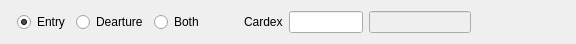
<?xml version="1.0" encoding="UTF-8"?>
<ui version="4.0">
 <class>FExpectedArrivals</class>
 <widget class="QWidget" name="FExpectedArrivals">
  <property name="geometry">
   <rect>
    <x>0</x>
    <y>0</y>
    <width>576</width>
    <height>41</height>
   </rect>
  </property>
  <property name="windowTitle">
   <string>Form</string>
  </property>
  <layout class="QHBoxLayout" name="horizontalLayout_2">
   <item>
    <widget class="WDate2" name="wd" native="true"/>
   </item>
   <item>
    <widget class="QWidget" name="widget" native="true">
     <layout class="QHBoxLayout" name="horizontalLayout_3">
      <property name="leftMargin">
       <number>0</number>
      </property>
      <property name="topMargin">
       <number>0</number>
      </property>
      <property name="rightMargin">
       <number>0</number>
      </property>
      <property name="bottomMargin">
       <number>0</number>
      </property>
      <item>
       <widget class="QRadioButton" name="rbEntry">
        <property name="focusPolicy">
         <enum>Qt::ClickFocus</enum>
        </property>
        <property name="text">
         <string>Entry</string>
        </property>
        <property name="checked">
         <bool>true</bool>
        </property>
       </widget>
      </item>
      <item>
       <widget class="QRadioButton" name="rbDeparture">
        <property name="focusPolicy">
         <enum>Qt::ClickFocus</enum>
        </property>
        <property name="text">
         <string>Dearture</string>
        </property>
       </widget>
      </item>
      <item>
       <widget class="QRadioButton" name="rgBoth">
        <property name="focusPolicy">
         <enum>Qt::ClickFocus</enum>
        </property>
        <property name="text">
         <string>Both</string>
        </property>
        <property name="checked">
         <bool>false</bool>
        </property>
       </widget>
      </item>
     </layout>
    </widget>
   </item>
   <item>
    <spacer name="horizontalSpacer_2">
     <property name="orientation">
      <enum>Qt::Horizontal</enum>
     </property>
     <property name="sizeHint" stdset="0">
      <size>
       <width>40</width>
       <height>20</height>
      </size>
     </property>
    </spacer>
   </item>
   <item>
    <widget class="QLabel" name="label_3">
     <property name="text">
      <string>Cardex</string>
     </property>
    </widget>
   </item>
   <item>
    <widget class="EQLineEdit" name="leCardexCode">
     <property name="maximumSize">
      <size>
       <width>80</width>
       <height>16777215</height>
      </size>
     </property>
     <property name="focusPolicy">
      <enum>Qt::ClickFocus</enum>
     </property>
    </widget>
   </item>
   <item>
    <widget class="EQLineEdit" name="leCardexName">
     <property name="enabled">
      <bool>false</bool>
     </property>
    </widget>
   </item>
   <item>
    <spacer name="horizontalSpacer">
     <property name="orientation">
      <enum>Qt::Horizontal</enum>
     </property>
     <property name="sizeHint" stdset="0">
      <size>
       <width>100</width>
       <height>20</height>
      </size>
     </property>
    </spacer>
   </item>
  </layout>
 </widget>
 <customwidgets>
  <customwidget>
   <class>EQLineEdit</class>
   <extends>QLineEdit</extends>
   <header location="global">eqlineedit.h</header>
   <slots>
    <signal>customButtonClicked(bool)</signal>
   </slots>
  </customwidget>
  <customwidget>
   <class>WDate2</class>
   <extends>QWidget</extends>
   <header location="global">wdate2.h</header>
   <container>1</container>
  </customwidget>
 </customwidgets>
 <resources/>
 <connections/>
</ui>
